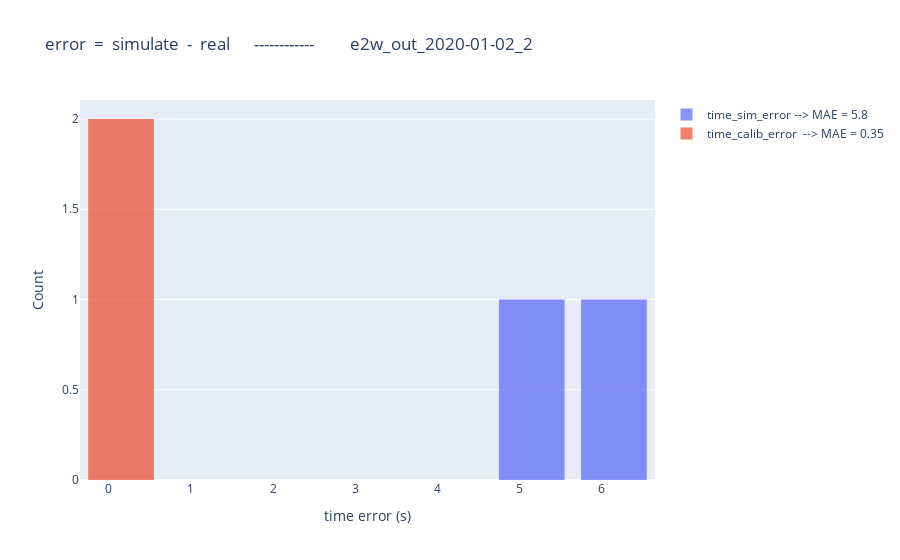

Write notebook code for a chart like this one.
### Code cell
import plotly.graph_objects as go

fig = go.Figure()

xbins=dict(
        start=start,  # Bin start
        end=end,    # Bin end
        size=1    # Bin size (width of each bin)
    )
sim_MAE = round(abs(compare_df['time_sim_error']).mean(),2)
calib_MAE = round(abs(compare_df['time_calib_error']).mean(),2)

fig.add_trace(go.Histogram(x=compare_df['time_sim_error'], name=f"time_sim_error --> MAE = {sim_MAE}", opacity=0.75, xbins=xbins))
fig.add_trace(go.Histogram(x=compare_df['time_calib_error'], name=f"time_calib_error  --> MAE = {calib_MAE}", opacity=0.75, xbins=xbins))

fig.update_layout(
    barmode='group',  # Use 'overlay' if you want stacked look
    xaxis_title='time error (s)',
    yaxis_title='Count',
    title=f"error  =  simulate  -  real      ------------         {postfix}"
)

fig.show()
fig.write_html(f"diagram/hist_time_error_{postfix}.html")

### Figure 1 — Plotly figure (JSON) as saved in the notebook; plotly's stock layout.template omitted (floating-point values rounded to 4 significant figures)
{"data": [{"name": "time_sim_error --> MAE = 5.8", "opacity": 0.75, "type": "histogram", "x": [5.49, 6.12], "xbins": {"end": 6.12, "size": 1, "start": -0.35}}, {"name": "time_calib_error  --> MAE = 0.35", "opacity": 0.75, "type": "histogram", "x": [-0.35, -0.35], "xbins": {"end": 6.12, "size": 1, "start": -0.35}}], "layout": {"barmode": "group", "title": {"text": "error  =  simulate  -  real      ------------         e2w_out_2020-01-02_2"}, "xaxis": {"title": {"text": "time error (s)"}}, "yaxis": {"title": {"text": "Count"}}}}
